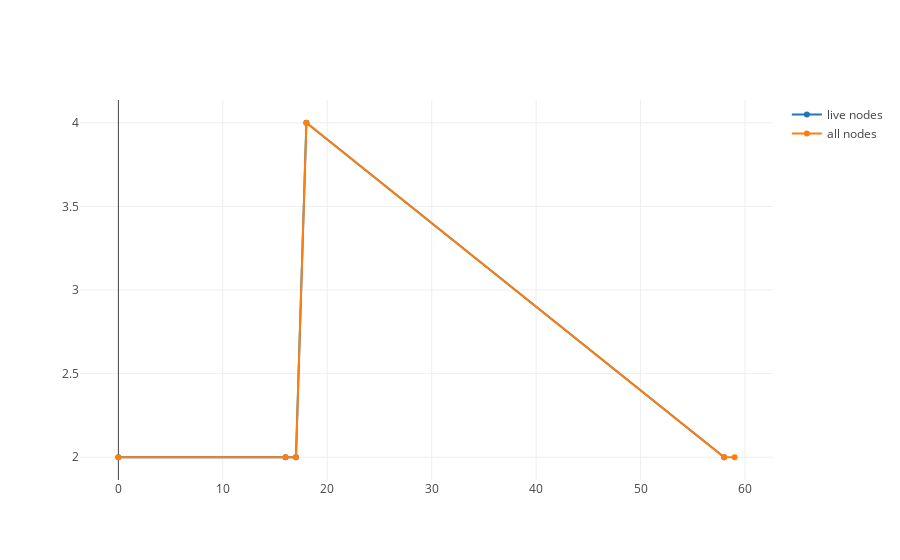

The cell this chart's notebook holds for it:
### Code cell
object LiveNodes{ // Create object to supress output TODO: upgrade ammonite at some point
    val live = db.getAllLiveNodes()
    val (xLive,yLive) = live.groupBy(_.depth).map(a => (a._1, a._2.size)).toList.sortBy(_._1).unzip
    val allNodes = db.getAllNodes()
    val (xAll,yAll) = allNodes.groupBy(_.depth).map(a => (a._1, a._2.size)).toList.sortBy(_._1).unzip


    val data = Seq(
        Scatter(xLive, yLive, name="live nodes"),
        Scatter(xAll,yAll, name="all nodes")
    )
}

plot(LiveNodes.data)

### Figure 1 — Plotly figure (JSON) as saved in the notebook; plotly's stock layout.template omitted (floating-point values rounded to 4 significant figures)
{"data": [{"name": "live nodes", "type": "scatter", "x": [0, 16, 17, 18, 58], "y": [2, 2, 2, 4, 2]}, {"name": "all nodes", "type": "scatter", "x": [0, 16, 17, 18, 58, 59], "y": [2, 2, 2, 4, 2, 2]}], "layout": {"autosize": true, "xaxis": {"autorange": true, "range": [-3.396, 62.4], "type": "linear"}, "yaxis": {"autorange": true, "range": [1.835, 4.165], "type": "linear"}}}
